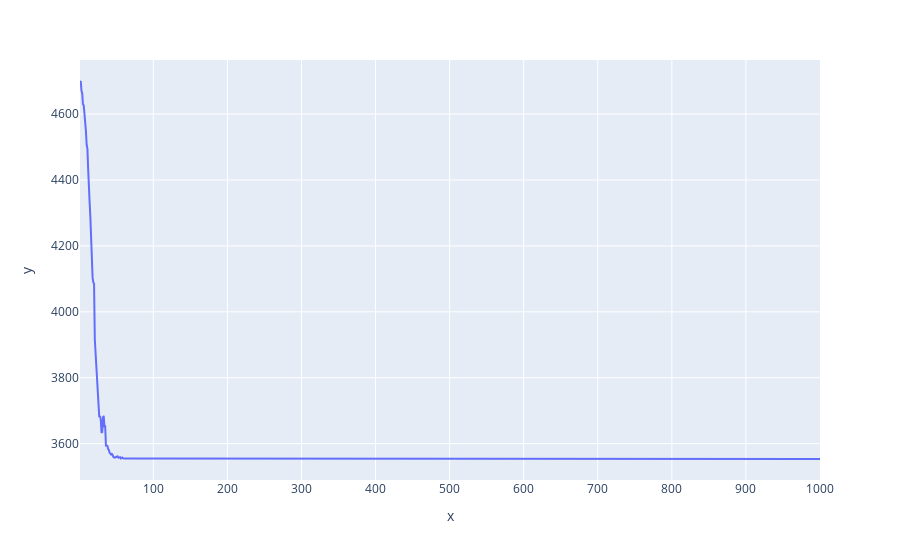

The code cell stored with this chart in its notebook:
### Code cell
optimize_and_plot(schwefel_function, maxfevals = 10000)

### Figure 1 — Plotly figure (JSON) as saved in the notebook; plotly's stock layout.template omitted (floating-point values rounded to 4 significant figures; data arrays with more than 128 entries replaced by an {"elided": "..."} marker saying what was removed)
{"data": [{"hovertemplate": "x=%{x}<br>y=%{y}<extra></extra>", "legendgroup": "", "line": {"color": "#636efa", "dash": "solid"}, "marker": {"symbol": "circle"}, "mode": "lines", "name": "", "orientation": "v", "showlegend": false, "type": "scatter", "x": {"elided": "1000 int values"}, "xaxis": "x", "y": {"elided": "1000 float values"}, "yaxis": "y"}], "layout": {"legend": {"tracegroupgap": 0}, "margin": {"t": 60}, "xaxis": {"anchor": "y", "domain": [0, 1], "title": {"text": "x"}}, "yaxis": {"anchor": "x", "domain": [0, 1], "title": {"text": "y"}}}}
